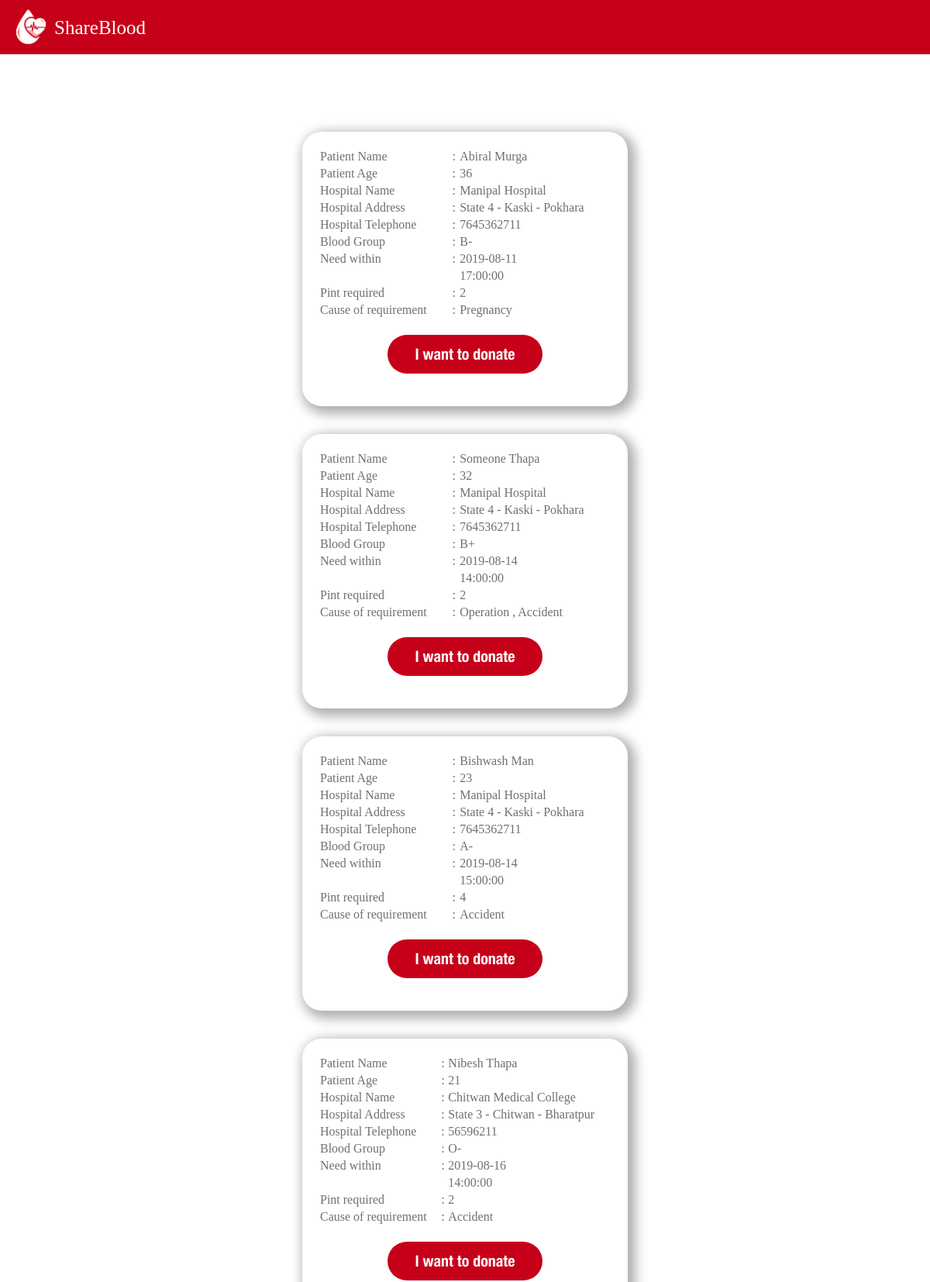
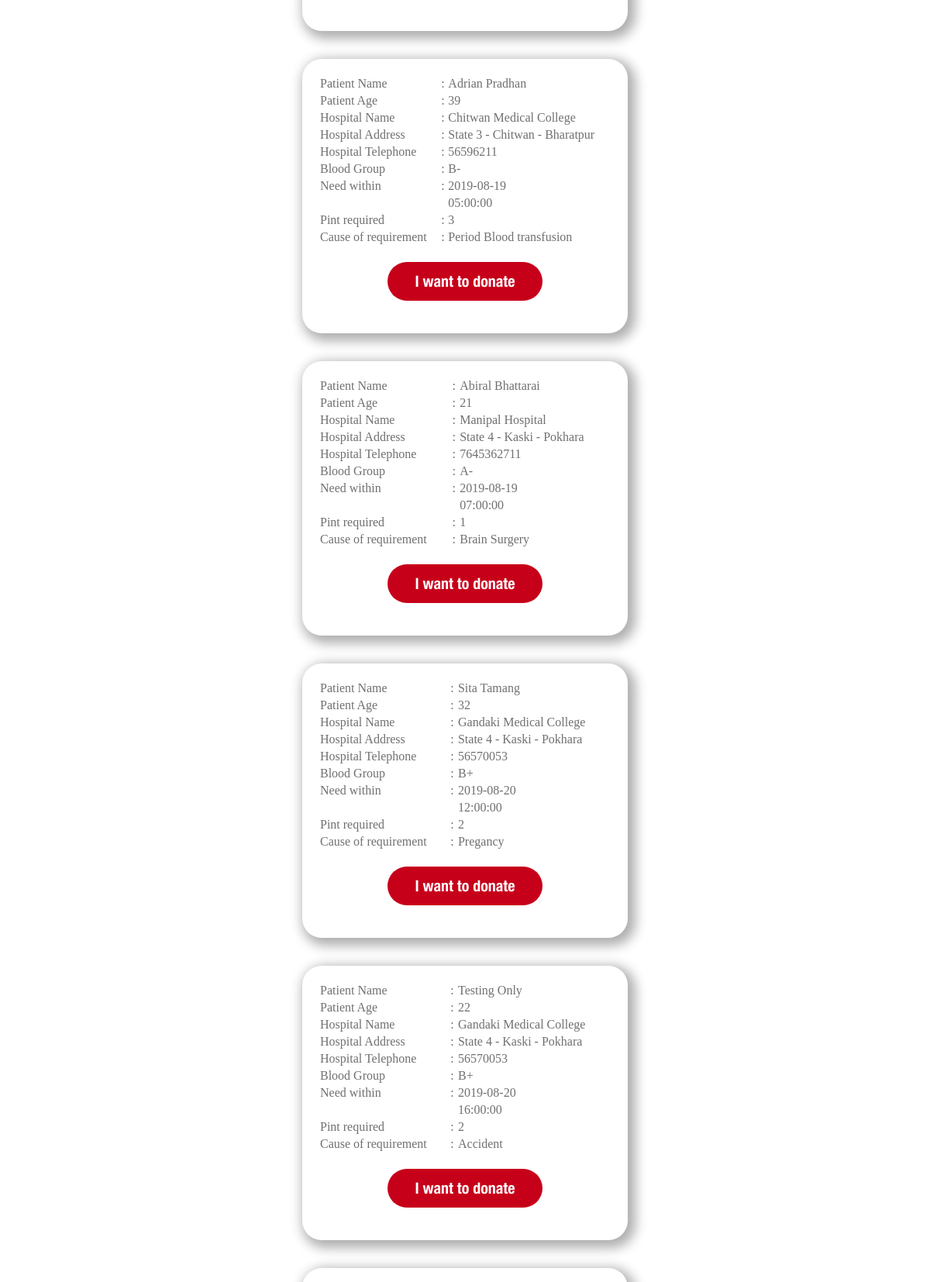
Screenshot of /bloodrequests.php (upper part) with the database file from the repository (2 pictures, top to bottom).
### tables this page shows
CREATE TABLE `bloodrequests` (
  `id` int(11) NOT NULL,
  `patient name` varchar(100) NOT NULL,
  `patient age` int(3) NOT NULL,
  `hospital name` varchar(200) NOT NULL,
  `hospital address` varchar(100) NOT NULL,
  `hospital telephone` bigint(10) NOT NULL,
  `email` varchar(100) NOT NULL,
  `blood group` varchar(3) NOT NULL,
  `date` date NOT NULL,
  `time` time NOT NULL,
  `pint` int(2) NOT NULL,
  `cause` varchar(500) NOT NULL,
  `status` tinyint(1) NOT NULL DEFAULT '1'
);

### bloodrequests.php (the view, shortened to what this page needs)
<?php
    include('modules/checkSession.php');
?>
<!DOCTYPE html>
<html lang="en">
<head>
    <link rel="stylesheet" href="css/bloodrequests.css">
    <link rel="stylesheet" href="https://use.fontawesome.com/releases/v5.5.0/css/all.css">
</head>
<body>
     <div class = "nav" >
            <img src = "images/trans.png">
            <span id="shareblood">ShareBlood</span>
    </div>
    <div class = "request-post-box">
        <?php
        $query = "SELECT * from bloodrequests ORDER BY `date` , `time` " ;
        $data = mysqli_query($conn , $query) ;
        if(mysqli_num_rows($data)>0)
        {
            while($row = mysqli_fetch_assoc($data))
            {
        ?>
                <table>
                    <tr>
                        <td>Patient Name</td>
                        <td>:</td>
                        <td><?php echo $row['patient name']; ?></td>
                    </tr>
                    <tr>
                        <td>Patient Age </td>
                        <td>:</td>
                        <td><?php echo $row['patient age']; ?></td>
                    </tr>
                    <tr>
                        <td>Hospital Name</td>
                        <td>:</td>
                        <td><?php echo $row['hospital name']; ?></td>
                    </tr>
                    <tr>
                        <td>Hospital Address</td>
                        <td>:</td>
                        <td><?php echo $row['hospital address']; ?></td>
                    </tr>
                    <tr>
                        <td>Hospital Telephone</td>
                        <td>:</td>
                        <td><?php echo $row['hospital telephone']; ?></td>
                    </tr>
                    <tr>
                        <td>Blood Group</td>
                        <td>:</td>
                        <td><?php echo $row['blood group']; ?></td>
                    </tr>
                    <tr>
                        <td>Need within </td>
                        <td> : </td>
                        <td><?php echo $row['date']; ?></td>
                    </tr>
                    <tr>
                        <td></td>
                        <td></td>
                        <td><?php echo $row['time']; ?></td>
                    </tr>
                    <tr>
                        <td>Pint required</td>
                        <td>:</td>
                        <td><?php echo $row['pint']; ?></td>
                    </tr>
                    <tr>
                        <td>Cause of requirement</td>
                        <td>:</td>
                        <td><?php echo $row['cause']; ?></td>
                    </tr>
                    <tr>
                        <td colspan = 3 style="text-align:center ; padding:20px;">
                            <form method="post" action="userinfo.php">
                                <input type="submit" value="I want to donate">
                            </form>
                        </td>
                    </tr>
                </table>
                <br><br>
            <?php
                }
            }
            ?>
    </div>
</body>
</html>

### css/bloodrequests.css (style rules this page uses)
body { margin:0 ; padding: 0; }
.nav { background-color: #C7001A; height: 70px; }
.nav img { height: 80px; width: 80px ; margin-top : -5px; }
#shareblood { color : white ; font-family: HelveticaNeueCondensedBlack ; font-size: 25px; position: absolute ; top:22px; margin-left:-10px; }
.request-post-box { width : 70% ; margin-top : 100px ; margin-left : 15% ; margin-right : 15% ; }
table { font-size: 16px; color: #707070 ; font-family: HelveticaNeueThin ; width : 50% ; margin-left : 25% ; padding: 20px; border-radius : 25px; box-shadow: 5px 5px 15px 5px rgba(0,0,0,0.32); }
td:nth-child(1) { font-family: HelveticaNeueMedium ; }
input[type=submit] { border : none ; outline : none ; width : 200px; height: 50px; border-radius: 25px; background-color : #C7001A; font-size: 20px ; font-family: HelveticaNeueCondensedBold; color : #ffffff ; }

### rows the page displays
bloodrequests: patient name "Abiral Murga", patient age "36", hospital name "Manipal Hospital", hospital address "State 4 - Kaski - Pokhara", hospital telephone "7645362711", blood group "B-", date "2019-08-11", time "17:00:00", pint "2", cause "Pregnancy"
bloodrequests: patient name "Someone Thapa", patient age "32", hospital name "Manipal Hospital", hospital address "State 4 - Kaski - Pokhara", hospital telephone "7645362711", blood group "B+", date "2019-08-14", time "14:00:00", pint "2", cause "Operation , Accident"
bloodrequests: patient name "Bishwash Man", patient age "23", hospital name "Manipal Hospital", hospital address "State 4 - Kaski - Pokhara", hospital telephone "7645362711", blood group "A-", date "2019-08-14", time "15:00:00", pint "4", cause "Accident"
bloodrequests: patient name "Nibesh Thapa", patient age "21", hospital name "Chitwan Medical College", hospital address "State 3 - Chitwan - Bharatpur", hospital telephone "56596211", blood group "O-", date "2019-08-16", time "14:00:00", pint "2", cause "Accident"
bloodrequests: patient name "Adrian Pradhan", patient age "39", hospital name "Chitwan Medical College", hospital address "State 3 - Chitwan - Bharatpur", hospital telephone "56596211", blood group "B-", date "2019-08-19", time "05:00:00", pint "3", cause "Period Blood transfusion"
bloodrequests: patient name "Abiral Bhattarai", patient age "21", hospital name "Manipal Hospital", hospital address "State 4 - Kaski - Pokhara", hospital telephone "7645362711", blood group "A-", date "2019-08-19", time "07:00:00", pint "1", cause "Brain Surgery"
bloodrequests: patient name "Sita Tamang", patient age "32", hospital name "Gandaki Medical College", hospital address "State 4 - Kaski - Pokhara", hospital telephone "56570053", blood group "B+", date "2019-08-20", time "12:00:00", pint "2", cause "Pregancy"
bloodrequests: patient name "Testing Only", patient age "22", hospital name "Gandaki Medical College", hospital address "State 4 - Kaski - Pokhara", hospital telephone "56570053", blood group "B+", date "2019-08-20", time "16:00:00", pint "2", cause "Accident"
